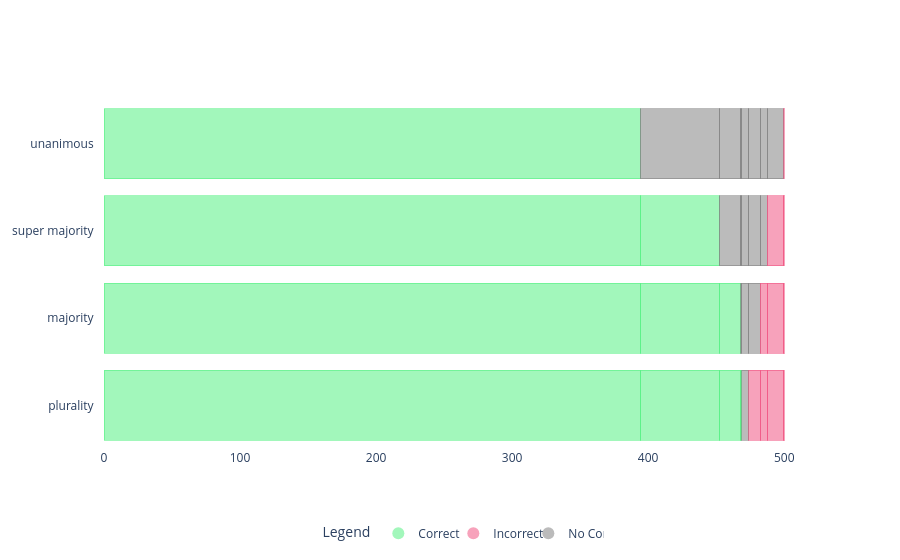

The notebook cell saved with this chart:
### Markdown cell above
Avg Post

### Code cell
import plotly.graph_objects as go

# set plotly background to white
go.Layout(paper_bgcolor='rgba(0,0,0,0)', plot_bgcolor='rgba(0,0,0,0)')

# Combine all voting schemes into one list
voting_scheme = ['unanimous', 'super majority', 'majority', 'plurality']

# Values for each scheme
values_unanimous = [[394.3333333333333], [58.0], [15.666666666666686], [0.6666666666666856], [5.333333333333333], [8.333333333333334], [5.333333333333332], [12.000000000000002], [0.33333333333333215]]
values_super_majority = [[394.3333333333333], [58.0], [15.666666666666686], [0.6666666666666856], [5.333333333333333], [8.333333333333334], [5.333333333333332], [12.000000000000002], [0.33333333333333215]]
values_majority = [[394.3333333333333], [58.0], [15.666666666666686], [0.6666666666666856], [5.333333333333333], [8.333333333333334], [5.333333333333332], [12.000000000000002], [0.33333333333333215]]
values_plurality = [[394.3333333333333], [58.0], [15.666666666666686], [0.6666666666666856], [5.333333333333333], [8.333333333333334], [5.333333333333332], [12.000000000000002], [0.33333333333333215]]

labels = ['uc', 'sc', 'mc', 'pc', 'n', 'pic', 'mic', 'sic', 'uic']

# Colors for the schemes
h = 240
m = 120
l = 70
a = 0.5

green = f'rgba({l}, {h}, {m}, {a})'
gray = f'rgba({m}, {m}, {m}, {a})'
red = f'rgba({h}, {l}, {m}, {a})'

colors_unanimous = {'uc': green,
                    'sc': gray,
                    'mc': gray,
                    'pc': gray,
                    'n': gray,
                    'uic': red,
                    'sic': gray,
                    'mic': gray,
                    'pic': gray}

colors_super_majority = {'uc': green,
                         'sc': green,
                         'mc': gray,
                         'pc': gray,
                         'n': gray,
                         'uic': red,
                         'sic': red,
                         'mic': gray,
                         'pic': gray}

colors_majority = {'uc': green,
                         'sc': green,
                         'mc': green,
                         'pc': gray,
                         'n': gray,
                         'uic': red,
                         'sic': red,
                         'mic': red,
                         'pic': gray}

colors_plurality = {'uc': green,
                         'sc': green,
                         'mc': green,
                         'pc': green,
                         'n': gray,
                         'uic': red,
                         'sic': red,
                         'mic': red,
                         'pic': red}

# Create figure
fig = go.Figure()

# Add traces for 'plurality' voting scheme
for i, value in enumerate(values_plurality):
    fig.add_trace(go.Bar(
        y=['plurality   '],
        x=value,
        name=labels[i] + ' (plurality)',
        orientation='h',
        marker=dict(
            color=colors_plurality[labels[i]],
            line=dict(color=colors_plurality[labels[i]], width=1)  # Thinner line width
        ),
        showlegend=False  # Hide individual bar traces from the legend
    ))

# Add traces for 'majority' voting scheme
for i, value in enumerate(values_majority):
    fig.add_trace(go.Bar(
        y=['majority   '],
        x=value,
        name=labels[i] + ' (majority)',
        orientation='h',
        marker=dict(
            color=colors_majority[labels[i]],
            line=dict(color=colors_majority[labels[i]], width=1)  # Thinner line width
        ),
        showlegend=False  # Hide individual bar traces from the legend
    ))


# Add traces for 'super majority' voting scheme
for i, value in enumerate(values_super_majority):
    fig.add_trace(go.Bar(
        y=['super majority   '],
        x=value,
        name=labels[i] + ' (super majority)',
        orientation='h',
        marker=dict(
            color=colors_super_majority[labels[i]],
            line=dict(color=colors_super_majority[labels[i]], width=1)  # Thinner line width
        ),
        showlegend=False  # Hide individual bar traces from the legend
    ))

# Add traces for 'unanimous' voting scheme
for i, value in enumerate(values_unanimous):
    fig.add_trace(go.Bar(
        y=['unanimous   '],
        x=value,
        name=labels[i] + ' (unanimous)',
        orientation='h',
        marker=dict(
            color=colors_unanimous[labels[i]],
            line=dict(color=colors_unanimous[labels[i]], width=1)  # Thinner line width
        ),
        showlegend=False  # Hide individual bar traces from the legend
    ))

# Update layout for stacking bars and background, and simplified legend
fig.update_layout(
    plot_bgcolor='rgba(0,0,0,0)',
    paper_bgcolor='rgba(0,0,0,0)',
    barmode='stack',
    yaxis={'categoryorder': 'total ascending'},
    
    # Simplified legend
    legend=dict(
        title="Legend",
        itemsizing='constant',
        traceorder='normal',
        entrywidth=30,
        entrywidthmode='pixels',
        orientation='h',  # Horizontal legend to save space
        x=0.5,  # Position legend in the middle
        xanchor='center',  # Anchor at the center of the legend
        y=-0.2,  # Adjust vertical position
        yanchor='top'
    )
)

# Add custom legend manually (small, simple legend with 3 categories)
fig.add_trace(go.Scatter(
    x=[None],
    y=[None],
    mode='markers',
    marker=dict(size=10, color=green),
    showlegend=True,
    name='Correct'
))

fig.add_trace(go.Scatter(
    x=[None],
    y=[None],
    mode='markers',
    marker=dict(size=10, color=red),
    showlegend=True,
    name='Incorrect'
))

fig.add_trace(go.Scatter(
    x=[None],
    y=[None],
    mode='markers',
    marker=dict(size=10, color=gray),
    showlegend=True,
    name='No Consensus'
))

# Show the plot
fig.show()

### Figure 1 — Plotly figure (JSON) as saved in the notebook; plotly's stock layout.template omitted (floating-point values rounded to 4 significant figures)
{"data": [{"marker": {"color": "rgba(70, 240, 120, 0.5)", "line": {"color": "rgba(70, 240, 120, 0.5)", "width": 1}}, "name": "uc (plurality)", "orientation": "h", "showlegend": false, "type": "bar", "x": [394.3], "y": ["plurality   "]}, {"marker": {"color": "rgba(70, 240, 120, 0.5)", "line": {"color": "rgba(70, 240, 120, 0.5)", "width": 1}}, "name": "sc (plurality)", "orientation": "h", "showlegend": false, "type": "bar", "x": [58], "y": ["plurality   "]}, {"marker": {"color": "rgba(70, 240, 120, 0.5)", "line": {"color": "rgba(70, 240, 120, 0.5)", "width": 1}}, "name": "mc (plurality)", "orientation": "h", "showlegend": false, "type": "bar", "x": [15.67], "y": ["plurality   "]}, {"marker": {"color": "rgba(70, 240, 120, 0.5)", "line": {"color": "rgba(70, 240, 120, 0.5)", "width": 1}}, "name": "pc (plurality)", "orientation": "h", "showlegend": false, "type": "bar", "x": [0.6667], "y": ["plurality   "]}, {"marker": {"color": "rgba(120, 120, 120, 0.5)", "line": {"color": "rgba(120, 120, 120, 0.5)", "width": 1}}, "name": "n (plurality)", "orientation": "h", "showlegend": false, "type": "bar", "x": [5.333], "y": ["plurality   "]}, {"marker": {"color": "rgba(240, 70, 120, 0.5)", "line": {"color": "rgba(240, 70, 120, 0.5)", "width": 1}}, "name": "pic (plurality)", "orientation": "h", "showlegend": false, "type": "bar", "x": [8.333], "y": ["plurality   "]}, {"marker": {"color": "rgba(240, 70, 120, 0.5)", "line": {"color": "rgba(240, 70, 120, 0.5)", "width": 1}}, "name": "mic (plurality)", "orientation": "h", "showlegend": false, "type": "bar", "x": [5.333], "y": ["plurality   "]}, {"marker": {"color": "rgba(240, 70, 120, 0.5)", "line": {"color": "rgba(240, 70, 120, 0.5)", "width": 1}}, "name": "sic (plurality)", "orientation": "h", "showlegend": false, "type": "bar", "x": [12.0], "y": ["plurality   "]}, {"marker": {"color": "rgba(240, 70, 120, 0.5)", "line": {"color": "rgba(240, 70, 120, 0.5)", "width": 1}}, "name": "uic (plurality)", "orientation": "h", "showlegend": false, "type": "bar", "x": [0.3333], "y": ["plurality   "]}, {"marker": {"color": "rgba(70, 240, 120, 0.5)", "line": {"color": "rgba(70, 240, 120, 0.5)", "width": 1}}, "name": "uc (majority)", "orientation": "h", "showlegend": false, "type": "bar", "x": [394.3], "y": ["majority   "]}, {"marker": {"color": "rgba(70, 240, 120, 0.5)", "line": {"color": "rgba(70, 240, 120, 0.5)", "width": 1}}, "name": "sc (majority)", "orientation": "h", "showlegend": false, "type": "bar", "x": [58], "y": ["majority   "]}, {"marker": {"color": "rgba(70, 240, 120, 0.5)", "line": {"color": "rgba(70, 240, 120, 0.5)", "width": 1}}, "name": "mc (majority)", "orientation": "h", "showlegend": false, "type": "bar", "x": [15.67], "y": ["majority   "]}, {"marker": {"color": "rgba(120, 120, 120, 0.5)", "line": {"color": "rgba(120, 120, 120, 0.5)", "width": 1}}, "name": "pc (majority)", "orientation": "h", "showlegend": false, "type": "bar", "x": [0.6667], "y": ["majority   "]}, {"marker": {"color": "rgba(120, 120, 120, 0.5)", "line": {"color": "rgba(120, 120, 120, 0.5)", "width": 1}}, "name": "n (majority)", "orientation": "h", "showlegend": false, "type": "bar", "x": [5.333], "y": ["majority   "]}, {"marker": {"color": "rgba(120, 120, 120, 0.5)", "line": {"color": "rgba(120, 120, 120, 0.5)", "width": 1}}, "name": "pic (majority)", "orientation": "h", "showlegend": false, "type": "bar", "x": [8.333], "y": ["majority   "]}, {"marker": {"color": "rgba(240, 70, 120, 0.5)", "line": {"color": "rgba(240, 70, 120, 0.5)", "width": 1}}, "name": "mic (majority)", "orientation": "h", "showlegend": false, "type": "bar", "x": [5.333], "y": ["majority   "]}, {"marker": {"color": "rgba(240, 70, 120, 0.5)", "line": {"color": "rgba(240, 70, 120, 0.5)", "width": 1}}, "name": "sic (majority)", "orientation": "h", "showlegend": false, "type": "bar", "x": [12.0], "y": ["majority   "]}, {"marker": {"color": "rgba(240, 70, 120, 0.5)", "line": {"color": "rgba(240, 70, 120, 0.5)", "width": 1}}, "name": "uic (majority)", "orientation": "h", "showlegend": false, "type": "bar", "x": [0.3333], "y": ["majority   "]}, {"marker": {"color": "rgba(70, 240, 120, 0.5)", "line": {"color": "rgba(70, 240, 120, 0.5)", "width": 1}}, "name": "uc (super majority)", "orientation": "h", "showlegend": false, "type": "bar", "x": [394.3], "y": ["super majority   "]}, {"marker": {"color": "rgba(70, 240, 120, 0.5)", "line": {"color": "rgba(70, 240, 120, 0.5)", "width": 1}}, "name": "sc (super majority)", "orientation": "h", "showlegend": false, "type": "bar", "x": [58], "y": ["super majority   "]}, {"marker": {"color": "rgba(120, 120, 120, 0.5)", "line": {"color": "rgba(120, 120, 120, 0.5)", "width": 1}}, "name": "mc (super majority)", "orientation": "h", "showlegend": false, "type": "bar", "x": [15.67], "y": ["super majority   "]}, {"marker": {"color": "rgba(120, 120, 120, 0.5)", "line": {"color": "rgba(120, 120, 120, 0.5)", "width": 1}}, "name": "pc (super majority)", "orientation": "h", "showlegend": false, "type": "bar", "x": [0.6667], "y": ["super majority   "]}, {"marker": {"color": "rgba(120, 120, 120, 0.5)", "line": {"color": "rgba(120, 120, 120, 0.5)", "width": 1}}, "name": "n (super majority)", "orientation": "h", "showlegend": false, "type": "bar", "x": [5.333], "y": ["super majority   "]}, {"marker": {"color": "rgba(120, 120, 120, 0.5)", "line": {"color": "rgba(120, 120, 120, 0.5)", "width": 1}}, "name": "pic (super majority)", "orientation": "h", "showlegend": false, "type": "bar", "x": [8.333], "y": ["super majority   "]}, {"marker": {"color": "rgba(120, 120, 120, 0.5)", "line": {"color": "rgba(120, 120, 120, 0.5)", "width": 1}}, "name": "mic (super majority)", "orientation": "h", "showlegend": false, "type": "bar", "x": [5.333], "y": ["super majority   "]}, {"marker": {"color": "rgba(240, 70, 120, 0.5)", "line": {"color": "rgba(240, 70, 120, 0.5)", "width": 1}}, "name": "sic (super majority)", "orientation": "h", "showlegend": false, "type": "bar", "x": [12.0], "y": ["super majority   "]}, {"marker": {"color": "rgba(240, 70, 120, 0.5)", "line": {"color": "rgba(240, 70, 120, 0.5)", "width": 1}}, "name": "uic (super majority)", "orientation": "h", "showlegend": false, "type": "bar", "x": [0.3333], "y": ["super majority   "]}, {"marker": {"color": "rgba(70, 240, 120, 0.5)", "line": {"color": "rgba(70, 240, 120, 0.5)", "width": 1}}, "name": "uc (unanimous)", "orientation": "h", "showlegend": false, "type": "bar", "x": [394.3], "y": ["unanimous   "]}, {"marker": {"color": "rgba(120, 120, 120, 0.5)", "line": {"color": "rgba(120, 120, 120, 0.5)", "width": 1}}, "name": "sc (unanimous)", "orientation": "h", "showlegend": false, "type": "bar", "x": [58], "y": ["unanimous   "]}, {"marker": {"color": "rgba(120, 120, 120, 0.5)", "line": {"color": "rgba(120, 120, 120, 0.5)", "width": 1}}, "name": "mc (unanimous)", "orientation": "h", "showlegend": false, "type": "bar", "x": [15.67], "y": ["unanimous   "]}, {"marker": {"color": "rgba(120, 120, 120, 0.5)", "line": {"color": "rgba(120, 120, 120, 0.5)", "width": 1}}, "name": "pc (unanimous)", "orientation": "h", "showlegend": false, "type": "bar", "x": [0.6667], "y": ["unanimous   "]}, {"marker": {"color": "rgba(120, 120, 120, 0.5)", "line": {"color": "rgba(120, 120, 120, 0.5)", "width": 1}}, "name": "n (unanimous)", "orientation": "h", "showlegend": false, "type": "bar", "x": [5.333], "y": ["unanimous   "]}, {"marker": {"color": "rgba(120, 120, 120, 0.5)", "line": {"color": "rgba(120, 120, 120, 0.5)", "width": 1}}, "name": "pic (unanimous)", "orientation": "h", "showlegend": false, "type": "bar", "x": [8.333], "y": ["unanimous   "]}, {"marker": {"color": "rgba(120, 120, 120, 0.5)", "line": {"color": "rgba(120, 120, 120, 0.5)", "width": 1}}, "name": "mic (unanimous)", "orientation": "h", "showlegend": false, "type": "bar", "x": [5.333], "y": ["unanimous   "]}, {"marker": {"color": "rgba(120, 120, 120, 0.5)", "line": {"color": "rgba(120, 120, 120, 0.5)", "width": 1}}, "name": "sic (unanimous)", "orientation": "h", "showlegend": false, "type": "bar", "x": [12.0], "y": ["unanimous   "]}, {"marker": {"color": "rgba(240, 70, 120, 0.5)", "line": {"color": "rgba(240, 70, 120, 0.5)", "width": 1}}, "name": "uic (unanimous)", "orientation": "h", "showlegend": false, "type": "bar", "x": [0.3333], "y": ["unanimous   "]}, {"marker": {"color": "rgba(70, 240, 120, 0.5)", "size": 10}, "mode": "markers", "name": "Correct", "showlegend": true, "type": "scatter", "x": [null], "y": [null]}, {"marker": {"color": "rgba(240, 70, 120, 0.5)", "size": 10}, "mode": "markers", "name": "Incorrect", "showlegend": true, "type": "scatter", "x": [null], "y": [null]}, {"marker": {"color": "rgba(120, 120, 120, 0.5)", "size": 10}, "mode": "markers", "name": "No Consensus", "showlegend": true, "type": "scatter", "x": [null], "y": [null]}], "layout": {"barmode": "stack", "legend": {"entrywidth": 30, "entrywidthmode": "pixels", "itemsizing": "constant", "orientation": "h", "title": {"text": "Legend"}, "traceorder": "normal", "x": 0.5, "xanchor": "center", "y": -0.2, "yanchor": "top"}, "paper_bgcolor": "rgba(0,0,0,0)", "plot_bgcolor": "rgba(0,0,0,0)", "yaxis": {"categoryorder": "total ascending"}}}
